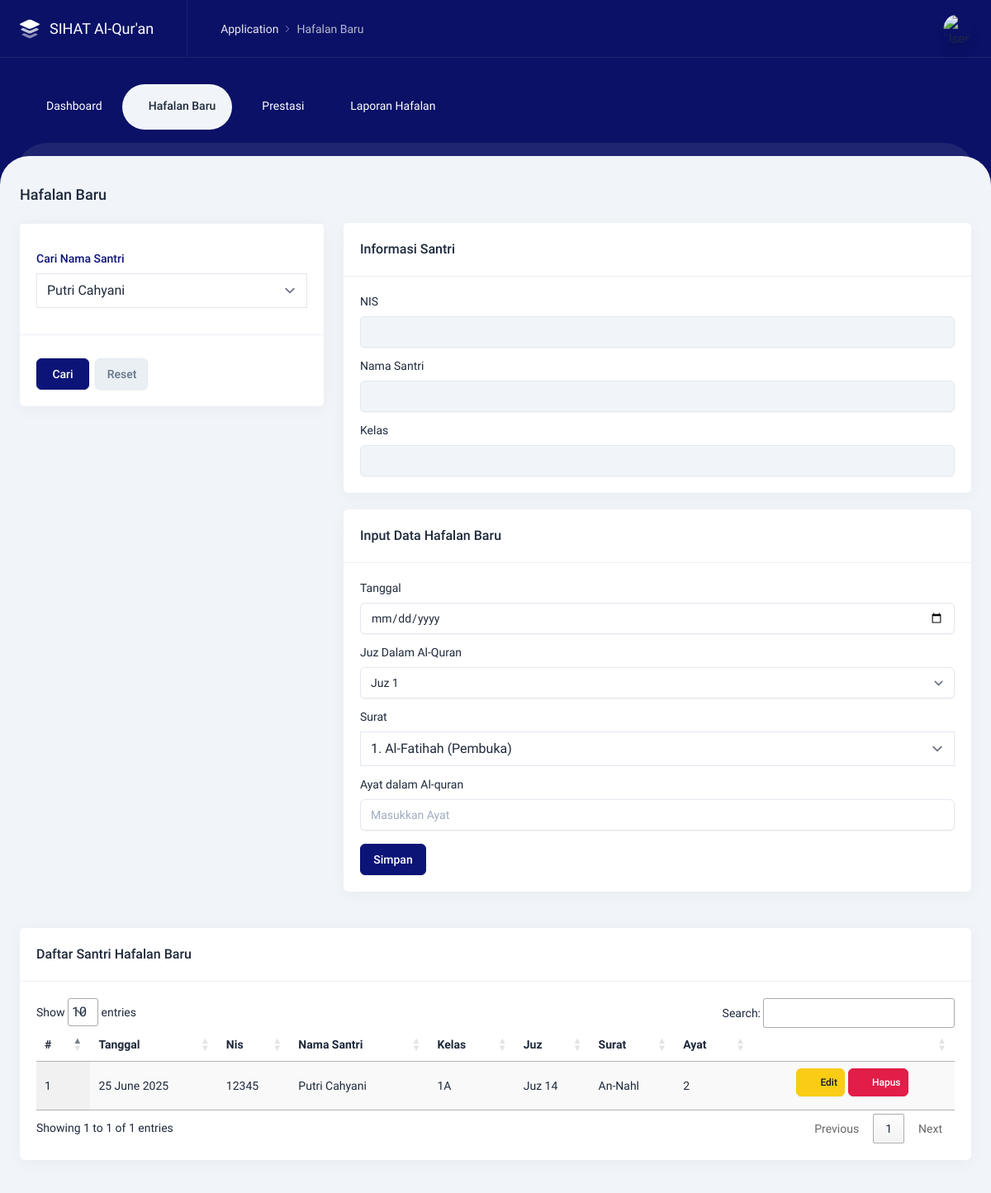
Screenshot of /user/hafalan-baru.php (signed in) with the database file from the repository.
### tables this page shows
CREATE TABLE `tb_hafalan_baru` (
  `id` int NOT NULL,
  `id_santri` int NOT NULL,
  `id_kelas` int NOT NULL,
  `tanggal` varchar(15) NOT NULL,
  `juz` varchar(100) NOT NULL,
  `surat` varchar(100) NOT NULL,
  `ayat` varchar(100) NOT NULL,
  `status` enum('Mengulang','Tidak Mengulang') DEFAULT 'Tidak Mengulang',
  `created_at` varchar(100) NOT NULL,
  `updated_at` varchar(100) NOT NULL
);

CREATE TABLE `tb_santri` (
  `id` bigint UNSIGNED NOT NULL,
  `nis` varchar(20) NOT NULL,
  `kelas` varchar(255) NOT NULL,
  `nama` varchar(255) NOT NULL,
  `tempatlahir` varchar(255) NOT NULL,
  `tanggallahir` varchar(255) NOT NULL,
  `nama_ortu` varchar(255) NOT NULL,
  `email_ortu` varchar(20) NOT NULL,
  `alamat` varchar(255) NOT NULL,
  `created_at` varchar(40) DEFAULT NULL,
  `updated_at` varchar(40) DEFAULT NULL
);

### user/hafalan-baru.php (the view, shortened to what this page needs)
<?php
$title = 'Hafalan Baru';
include 'layouts/header.php';
include 'layouts/navbar.php';
?>
<div class="content content--top-nav">
  <div class="intro-y flex flex-col sm:flex-row items-center mt-8">
    <h2 class="text-lg font-medium mr-auto"><?= $title ?> </h2>
  </div>
  <div class="grid grid-cols-12 gap-6">
    <div class="col-span-12 lg:col-span-4 md:col-span-5 2xl:col-span-4 flex lg:block flex-col-reverse">
      <div class="intro-y box mt-5">
        <div class="p-5 border-t border-slate-200/60 dark:border-darkmode-400">
          <div class="mt-3 mb-3">
            <label for="idsantri" class="form-label flex items-center text-primary font-medium">Cari Nama
              Santri</label>
            <select id="idsantri" name="idsantri" data-search="true" class="tom-select w-full">
              <?php
              $query = "SELECT * FROM tb_santri";
              $hasil = mysqli_query($koneksi, $query);
              while ($row = mysqli_fetch_assoc($hasil)) {
                echo "<option value='".$row['id']."'>".$row['nama']."</option> ";
              }
              ?>
            </select>
          </div>
        </div>
        <div class="p-5 border-t border-slate-200/60 dark:border-darkmode-400 flex">
          <div class="mt-2 xl:mt-0">
            <button id="tabulator-html-filter-go" type="button" class="btn btn-primary w-full sm:w-16"
              onclick="cariSantri()">Cari</button>
            <a href="hafalan-baru" class="btn btn-secondary w-full sm:w-16 mt-2 sm:mt-0 sm:ml-1">Reset</a>
          </div>
        </div>
      </div>
    </div>
    <div class="col-span-12 lg:col-span-8 md:col-span-5 2xl:col-span-8">
      <div class="intro-y box mt-5">
        <div class="flex items-center p-5 border-b border-slate-200/60 dark:border-darkmode-400">
          <h2 class="font-medium text-base mr-auto">
            Informasi Santri
          </h2>
        </div>
        <div class="p-5">
          <div class="grid grid-cols-12 gap-x-5">
            <div class="col-span-12 xl:col-span-6">
              <div>
                <label for="nis" class="form-label">NIS</label>
                <input id="nis" name="nis" type="text" class="form-control" value="" disabled>
              </div>
              <div class="mt-3">
                <label for="nama_santri" class="form-label">Nama Santri</label>
                <input id="nama" name="nama" type="text" class="form-control" value="" disabled>
              </div>
            </div>
            <div class="col-span-12 xl:col-span-6">
              <div class="mt-3 xl:mt-0">
                <label for="kelas_santri" class="form-label">Kelas</label>
                <input id="kelas" name="kelas" type="text" class="form-control" value="" disabled>
              </div>
            </div>
          </div>
        </div>
      </div>
      <div class="intro-y box mt-5">
        <div class="flex items-center p-5 border-b border-slate-200/60 dark:border-darkmode-400">
          <h2 class="font-medium text-base mr-auto">
            Input Data Hafalan Baru
          </h2>
        </div>
        <div class="p-5">
          <form action="hafalanbaru_app/tambah" method="post">
            <div class="grid grid-cols-12 gap-x-5">
              <div class="col-span-12 xl:col-span-6">
                <div>
                  <label for="tanggal" class="form-label">Tanggal</label>
                  <input id="tanggal" name="tanggal" type="date" class="form-control" placeholder="Input text" value="" required>
                </div>
                <div class="mt-3">
                  <label for="juz" class="form-label">Juz Dalam Al-Quran</label>
                  <select id="juz" name="juz" class="form-select" required>
                    <?php
                  for ($i = 1; $i <= 30; $i++) {
                  echo "<option value='Juz $i'>Juz $i</option>";
                  }
                  ?>
                  </select>
                </div>
              </div>
              <div class="col-span-12 xl:col-span-6">
                <div class="mt-3 xl:mt-0">
                  <label for="surat" class="form-label">Surat</label>
                  <select id="surat" name="surat" data-search="true" class="tom-select w-full" required>
                    <option value="Al-Fatihah">1. Al-Fatihah (Pembuka)</option>
                  </select>
                </div>
                <div class="mt-3">
                  <label for="ayat" class="form-label">Ayat dalam Al-quran</label>
                  <input id="ayat" type="text" name="ayat" class="form-control" placeholder="Masukkan Ayat" required>
                </div>
              </div>
            </div>
            <div class="flex justify-end mt-4">
              <button type="submit" class="btn btn-primary w-20 mr-auto">Simpan</button>
            </div>
          </form>
        </div>
      </div>
    </div>
    <div class="col-span-12 lg:col-span-12 md:col-span-5 2xl:col-span-12">
      <div class="intro-y box mt-5">
        <div class="overflow-x-auto">
          <div class="flex items-center p-5 border-b border-slate-200/60 dark:border-darkmode-400">
            <h2 class="font-medium text-base mr-auto">
              Daftar Santri Hafalan Baru
            </h2>
          </div>
          <div class="p-5">
            <div class="grid grid-cols-12 gap-x-5">
              <div class="col-span-12 xl:col-span-12">
                <table id="example" class="display">
                  <thead>
                    <tr>
                      <th>#</th>
                      <th>Tanggal</th>
                      <th>Nis</th>
                      <th>Nama Santri</th>
                      <th>Kelas</th>
                      <th>Juz</th>
                      <th>Surat</th>
                      <th>Ayat</th>
                      <th></th>
                    </tr>
                  </thead>
                  <tbody>
                    <?php
                $nomor_urut = 1;
                $query = "SELECT h.*, s.nis, s.kelas, s.nama FROM tb_hafalan_baru h INNER JOIN tb_santri s ON h.id_santri = s.id ORDER BY h.updated_at DESC";
                $hasil = mysqli_query($koneksi, $query);
                foreach ($hasil as $data) : ?>
                    <tr>
                      <td><?= $nomor_urut ?></td>
                      <td> <?= date('d F Y', strtotime($data['tanggal'])) ?></td>
                      <td><?= $data['nis'] ?></td>
                      <td><?= $data['nama'] ?></td>
                      <td><?= $data['kelas'] ?></td>
                      <td><?= $data['juz'] ?></td>
                      <td><?= $data['surat'] ?></td>
                      <td><?= $data['ayat'] ?></td>
                      <td class="table-report__action w-56">
                        <div class="flex justify-center items-center">
                          <a href="javascript:;" data-tw-toggle="modal"
                            data-tw-target="#edit-hafalanbaru<?=$data['id']?>"
                            class="btn btn-warning btn-sm mr-1 mb-2"><i data-lucide="edit" class="w-5 h-5"></i>
                            Edit</a>
                          <a href="javascript:;" data-tw-toggle="modal" data-tw-target="#delete-modal-preview<?= $data['id']?>"
                            class="btn btn-danger btn-sm mr-1 mb-2"><i data-lucide="trash" class="w-5 h-5"></i>
                            Hapus</a>
                        </div>
                      </td>
                    </tr>
                    <?php $nomor_urut++; endforeach; ?>
                  </tbody>
                </table>
              </div>
            </div>
          </div>
        </div>
      </div>
    </div>
  </div>
</div>
<?php
include 'layouts/footer.php';
?>

### rows the page displays
tb_hafalan_baru: tanggal "25 June 2025", id_santri.nis "12345", id_santri.nama "Putri Cahyani", id_santri.kelas "1A", juz "Juz 14", surat "An-Nahl", ayat "2"

### other values shown
$title "Hafalan Baru"
form field idsantri "Putri Cahyani"
